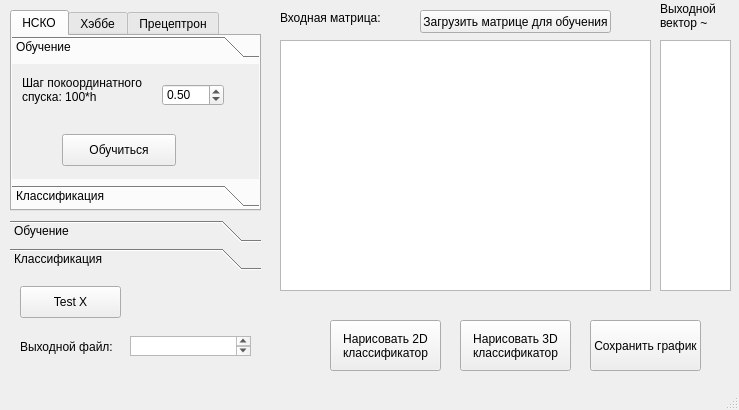
<?xml version="1.0" encoding="UTF-8"?>
<ui version="4.0">
 <class>MainWindow</class>
 <widget class="QMainWindow" name="MainWindow">
  <property name="geometry">
   <rect>
    <x>0</x>
    <y>0</y>
    <width>739</width>
    <height>410</height>
   </rect>
  </property>
  <property name="windowTitle">
   <string>MainWindow</string>
  </property>
  <widget class="QWidget" name="centralwidget">
   <widget class="QTabWidget" name="tab_choose_algorithm">
    <property name="geometry">
     <rect>
      <x>10</x>
      <y>10</y>
      <width>251</width>
      <height>201</height>
     </rect>
    </property>
    <property name="currentIndex">
     <number>0</number>
    </property>
    <widget class="QWidget" name="tab_nsko">
     <attribute name="title">
      <string>НСКО</string>
     </attribute>
     <widget class="QToolBox" name="tool_train_or_test_nsko">
      <property name="enabled">
       <bool>true</bool>
      </property>
      <property name="geometry">
       <rect>
        <x>0</x>
        <y>0</y>
        <width>251</width>
        <height>171</height>
       </rect>
      </property>
      <property name="currentIndex">
       <number>0</number>
      </property>
      <widget class="QWidget" name="tool_train_nsko">
       <property name="geometry">
        <rect>
         <x>0</x>
         <y>0</y>
         <width>251</width>
         <height>117</height>
        </rect>
       </property>
       <attribute name="label">
        <string>Обучение</string>
       </attribute>
       <widget class="QDoubleSpinBox" name="spin_in_param_step_nsko">
        <property name="geometry">
         <rect>
          <x>150</x>
          <y>20</y>
          <width>62</width>
          <height>22</height>
         </rect>
        </property>
        <property name="maximum">
         <double>1.000000000000000</double>
        </property>
        <property name="singleStep">
         <double>0.010000000000000</double>
        </property>
        <property name="value">
         <double>0.500000000000000</double>
        </property>
       </widget>
       <widget class="QLabel" name="lable_in_param_step_nsko">
        <property name="geometry">
         <rect>
          <x>10</x>
          <y>10</y>
          <width>121</width>
          <height>31</height>
         </rect>
        </property>
        <property name="text">
         <string>Шаг покоординатного спуска: 100*h</string>
        </property>
        <property name="wordWrap">
         <bool>true</bool>
        </property>
       </widget>
       <widget class="QPushButton" name="push_train_nsko">
        <property name="geometry">
         <rect>
          <x>50</x>
          <y>70</y>
          <width>114</width>
          <height>32</height>
         </rect>
        </property>
        <property name="styleSheet">
         <string notr="true"/>
        </property>
        <property name="text">
         <string>Обучиться</string>
        </property>
       </widget>
      </widget>
      <widget class="QWidget" name="tool_test_nsko">
       <property name="enabled">
        <bool>true</bool>
       </property>
       <property name="geometry">
        <rect>
         <x>0</x>
         <y>0</y>
         <width>251</width>
         <height>117</height>
        </rect>
       </property>
       <attribute name="label">
        <string>Классификация</string>
       </attribute>
       <widget class="QPushButton" name="push_test_nsko">
        <property name="geometry">
         <rect>
          <x>50</x>
          <y>50</y>
          <width>114</width>
          <height>32</height>
         </rect>
        </property>
        <property name="styleSheet">
         <string notr="true"/>
        </property>
        <property name="text">
         <string>Классифицировать</string>
        </property>
       </widget>
      </widget>
     </widget>
    </widget>
    <widget class="QWidget" name="tab_hebb">
     <attribute name="title">
      <string>Хэббе</string>
     </attribute>
     <widget class="QToolBox" name="tool_train_or_test_hebb">
      <property name="enabled">
       <bool>true</bool>
      </property>
      <property name="geometry">
       <rect>
        <x>0</x>
        <y>0</y>
        <width>251</width>
        <height>171</height>
       </rect>
      </property>
      <property name="currentIndex">
       <number>1</number>
      </property>
      <widget class="QWidget" name="tool_train_hebb">
       <property name="geometry">
        <rect>
         <x>0</x>
         <y>0</y>
         <width>100</width>
         <height>30</height>
        </rect>
       </property>
       <attribute name="label">
        <string>Обучение</string>
       </attribute>
       <widget class="QLabel" name="lable_in_param">
        <property name="geometry">
         <rect>
          <x>10</x>
          <y>10</y>
          <width>201</width>
          <height>51</height>
         </rect>
        </property>
        <property name="text">
         <string>Входные параметры: 
    тренировочная матрица
    вектор классов</string>
        </property>
        <property name="wordWrap">
         <bool>true</bool>
        </property>
       </widget>
       <widget class="QPushButton" name="push_train_hebb">
        <property name="geometry">
         <rect>
          <x>50</x>
          <y>70</y>
          <width>114</width>
          <height>32</height>
         </rect>
        </property>
        <property name="styleSheet">
         <string notr="true"/>
        </property>
        <property name="text">
         <string>Обучиться</string>
        </property>
       </widget>
      </widget>
      <widget class="QWidget" name="tool_test_hebb">
       <property name="enabled">
        <bool>true</bool>
       </property>
       <property name="geometry">
        <rect>
         <x>0</x>
         <y>0</y>
         <width>251</width>
         <height>117</height>
        </rect>
       </property>
       <attribute name="label">
        <string>Классификация</string>
       </attribute>
       <widget class="QPushButton" name="push_test_hebb">
        <property name="geometry">
         <rect>
          <x>50</x>
          <y>50</y>
          <width>114</width>
          <height>32</height>
         </rect>
        </property>
        <property name="styleSheet">
         <string notr="true"/>
        </property>
        <property name="text">
         <string>Классифицировать</string>
        </property>
       </widget>
      </widget>
     </widget>
    </widget>
    <widget class="QWidget" name="tab_perzeptron">
     <attribute name="title">
      <string>Прецептрон</string>
     </attribute>
     <widget class="QToolBox" name="tool_train_or_test_perzeptron">
      <property name="enabled">
       <bool>true</bool>
      </property>
      <property name="geometry">
       <rect>
        <x>0</x>
        <y>0</y>
        <width>251</width>
        <height>171</height>
       </rect>
      </property>
      <property name="currentIndex">
       <number>0</number>
      </property>
      <widget class="QWidget" name="tool_train_perzeptron">
       <property name="geometry">
        <rect>
         <x>0</x>
         <y>0</y>
         <width>251</width>
         <height>117</height>
        </rect>
       </property>
       <attribute name="label">
        <string>Обучение</string>
       </attribute>
       <widget class="QLabel" name="lable_in_param_perzeptron">
        <property name="geometry">
         <rect>
          <x>10</x>
          <y>10</y>
          <width>201</width>
          <height>51</height>
         </rect>
        </property>
        <property name="text">
         <string>Входные параметры: 
    тренировочная матрица
    вектор классов</string>
        </property>
        <property name="wordWrap">
         <bool>true</bool>
        </property>
       </widget>
       <widget class="QPushButton" name="push_train_perzeptron">
        <property name="geometry">
         <rect>
          <x>50</x>
          <y>70</y>
          <width>114</width>
          <height>32</height>
         </rect>
        </property>
        <property name="styleSheet">
         <string notr="true"/>
        </property>
        <property name="text">
         <string>Обучиться</string>
        </property>
       </widget>
      </widget>
      <widget class="QWidget" name="tool_test_perzeptron">
       <property name="enabled">
        <bool>true</bool>
       </property>
       <property name="geometry">
        <rect>
         <x>0</x>
         <y>0</y>
         <width>100</width>
         <height>30</height>
        </rect>
       </property>
       <attribute name="label">
        <string>Классификация</string>
       </attribute>
       <widget class="QPushButton" name="push_test_perzeptron">
        <property name="geometry">
         <rect>
          <x>50</x>
          <y>50</y>
          <width>114</width>
          <height>32</height>
         </rect>
        </property>
        <property name="styleSheet">
         <string notr="true"/>
        </property>
        <property name="text">
         <string>Классифицировать</string>
        </property>
       </widget>
      </widget>
     </widget>
    </widget>
   </widget>
   <widget class="QToolBox" name="tool_enter_data">
    <property name="geometry">
     <rect>
      <x>10</x>
      <y>220</y>
      <width>251</width>
      <height>161</height>
     </rect>
    </property>
    <property name="currentIndex">
     <number>1</number>
    </property>
    <widget class="QWidget" name="tool_train_data">
     <property name="geometry">
      <rect>
       <x>0</x>
       <y>0</y>
       <width>251</width>
       <height>107</height>
      </rect>
     </property>
     <attribute name="label">
      <string>Обучение</string>
     </attribute>
     <widget class="QPushButton" name="push_choose_train_y">
      <property name="geometry">
       <rect>
        <x>0</x>
        <y>40</y>
        <width>114</width>
        <height>32</height>
       </rect>
      </property>
      <property name="text">
       <string>Train Y</string>
      </property>
     </widget>
     <widget class="QPushButton" name="push_choose_train_x">
      <property name="geometry">
       <rect>
        <x>0</x>
        <y>0</y>
        <width>114</width>
        <height>32</height>
       </rect>
      </property>
      <property name="text">
       <string>Train X</string>
      </property>
     </widget>
     <widget class="QLabel" name="lable_push_choose_train_x">
      <property name="geometry">
       <rect>
        <x>120</x>
        <y>0</y>
        <width>121</width>
        <height>31</height>
       </rect>
      </property>
      <property name="text">
       <string/>
      </property>
     </widget>
     <widget class="QLabel" name="lable_push_choose_train_y">
      <property name="geometry">
       <rect>
        <x>120</x>
        <y>40</y>
        <width>121</width>
        <height>31</height>
       </rect>
      </property>
      <property name="text">
       <string/>
      </property>
     </widget>
     <widget class="QTextEdit" name="edit_out_file_train">
      <property name="geometry">
       <rect>
        <x>120</x>
        <y>80</y>
        <width>121</width>
        <height>21</height>
       </rect>
      </property>
      <property name="html">
       <string>&lt;!DOCTYPE HTML PUBLIC &quot;-//W3C//DTD HTML 4.0//EN&quot; &quot;http://www.w3.org/TR/REC-html40/strict.dtd&quot;&gt;
&lt;html&gt;&lt;head&gt;&lt;meta name=&quot;qrichtext&quot; content=&quot;1&quot; /&gt;&lt;style type=&quot;text/css&quot;&gt;
p, li { white-space: pre-wrap; }
&lt;/style&gt;&lt;/head&gt;&lt;body style=&quot; font-family:'MS Shell Dlg 2'; font-size:8.25pt; font-weight:400; font-style:normal;&quot;&gt;
&lt;p style=&quot;-qt-paragraph-type:empty; margin-top:0px; margin-bottom:0px; margin-left:0px; margin-right:0px; -qt-block-indent:0; text-indent:0px; font-family:'.SF NS Text'; font-size:13pt;&quot;&gt;&lt;br /&gt;&lt;/p&gt;
&lt;p style=&quot;-qt-paragraph-type:empty; margin-top:0px; margin-bottom:0px; margin-left:0px; margin-right:0px; -qt-block-indent:0; text-indent:0px; font-family:'.SF NS Text'; font-size:13pt;&quot;&gt;&lt;br /&gt;&lt;/p&gt;&lt;/body&gt;&lt;/html&gt;</string>
      </property>
     </widget>
     <widget class="QLabel" name="lable_edit_out_file_train">
      <property name="geometry">
       <rect>
        <x>0</x>
        <y>80</y>
        <width>111</width>
        <height>21</height>
       </rect>
      </property>
      <property name="text">
       <string>Выходной файл:</string>
      </property>
      <property name="wordWrap">
       <bool>true</bool>
      </property>
     </widget>
    </widget>
    <widget class="QWidget" name="tool_test_data">
     <property name="geometry">
      <rect>
       <x>0</x>
       <y>0</y>
       <width>251</width>
       <height>107</height>
      </rect>
     </property>
     <attribute name="label">
      <string>Классификация</string>
     </attribute>
     <widget class="QTextEdit" name="edit_out_file_test">
      <property name="geometry">
       <rect>
        <x>120</x>
        <y>60</y>
        <width>121</width>
        <height>20</height>
       </rect>
      </property>
      <property name="html">
       <string>&lt;!DOCTYPE HTML PUBLIC &quot;-//W3C//DTD HTML 4.0//EN&quot; &quot;http://www.w3.org/TR/REC-html40/strict.dtd&quot;&gt;
&lt;html&gt;&lt;head&gt;&lt;meta name=&quot;qrichtext&quot; content=&quot;1&quot; /&gt;&lt;style type=&quot;text/css&quot;&gt;
p, li { white-space: pre-wrap; }
&lt;/style&gt;&lt;/head&gt;&lt;body style=&quot; font-family:'MS Shell Dlg 2'; font-size:8.25pt; font-weight:400; font-style:normal;&quot;&gt;
&lt;p style=&quot;-qt-paragraph-type:empty; margin-top:0px; margin-bottom:0px; margin-left:0px; margin-right:0px; -qt-block-indent:0; text-indent:0px; font-family:'.SF NS Text'; font-size:13pt;&quot;&gt;&lt;br /&gt;&lt;/p&gt;
&lt;p style=&quot;-qt-paragraph-type:empty; margin-top:0px; margin-bottom:0px; margin-left:0px; margin-right:0px; -qt-block-indent:0; text-indent:0px; font-family:'.SF NS Text'; font-size:13pt;&quot;&gt;&lt;br /&gt;&lt;/p&gt;&lt;/body&gt;&lt;/html&gt;</string>
      </property>
     </widget>
     <widget class="QLabel" name="lable_test_file">
      <property name="geometry">
       <rect>
        <x>120</x>
        <y>10</y>
        <width>121</width>
        <height>31</height>
       </rect>
      </property>
      <property name="text">
       <string/>
      </property>
     </widget>
     <widget class="QLabel" name="lable_edit_out_file_test">
      <property name="geometry">
       <rect>
        <x>10</x>
        <y>60</y>
        <width>101</width>
        <height>21</height>
       </rect>
      </property>
      <property name="text">
       <string>Выходной файл:</string>
      </property>
      <property name="wordWrap">
       <bool>true</bool>
      </property>
     </widget>
     <widget class="QPushButton" name="push_choose_test_file">
      <property name="enabled">
       <bool>true</bool>
      </property>
      <property name="geometry">
       <rect>
        <x>10</x>
        <y>10</y>
        <width>101</width>
        <height>32</height>
       </rect>
      </property>
      <property name="text">
       <string>Test X</string>
      </property>
     </widget>
    </widget>
   </widget>
   <widget class="QLabel" name="lable_out_vector">
    <property name="geometry">
     <rect>
      <x>660</x>
      <y>0</y>
      <width>71</width>
      <height>31</height>
     </rect>
    </property>
    <property name="text">
     <string>Выходной вектор ~</string>
    </property>
    <property name="wordWrap">
     <bool>true</bool>
    </property>
   </widget>
   <widget class="QListWidget" name="list_out_vector">
    <property name="geometry">
     <rect>
      <x>660</x>
      <y>40</y>
      <width>71</width>
      <height>251</height>
     </rect>
    </property>
   </widget>
   <widget class="QTableView" name="table_in_matrix">
    <property name="geometry">
     <rect>
      <x>280</x>
      <y>40</y>
      <width>371</width>
      <height>251</height>
     </rect>
    </property>
   </widget>
   <widget class="QLabel" name="lable_in_matrix">
    <property name="geometry">
     <rect>
      <x>280</x>
      <y>10</y>
      <width>111</width>
      <height>16</height>
     </rect>
    </property>
    <property name="text">
     <string>Входная матрица:</string>
    </property>
   </widget>
   <widget class="QPushButton" name="push_load_matrix">
    <property name="geometry">
     <rect>
      <x>420</x>
      <y>10</y>
      <width>191</width>
      <height>23</height>
     </rect>
    </property>
    <property name="text">
     <string>Загрузить матрице для обучения</string>
    </property>
   </widget>
   <widget class="QPushButton" name="push_draw_2D">
    <property name="geometry">
     <rect>
      <x>330</x>
      <y>320</y>
      <width>111</width>
      <height>51</height>
     </rect>
    </property>
    <property name="text">
     <string>Нарисовать 2D 
классификатор</string>
    </property>
    <property name="checkable">
     <bool>false</bool>
    </property>
   </widget>
   <widget class="QPushButton" name="push_draw_3D">
    <property name="geometry">
     <rect>
      <x>460</x>
      <y>320</y>
      <width>111</width>
      <height>51</height>
     </rect>
    </property>
    <property name="text">
     <string>Нарисовать 3D 
классификатор</string>
    </property>
   </widget>
   <widget class="QPushButton" name="push_save_images">
    <property name="geometry">
     <rect>
      <x>590</x>
      <y>320</y>
      <width>111</width>
      <height>51</height>
     </rect>
    </property>
    <property name="text">
     <string>Сохранить график</string>
    </property>
   </widget>
  </widget>
  <widget class="QStatusBar" name="statusbar"/>
 </widget>
 <resources/>
 <connections/>
</ui>
